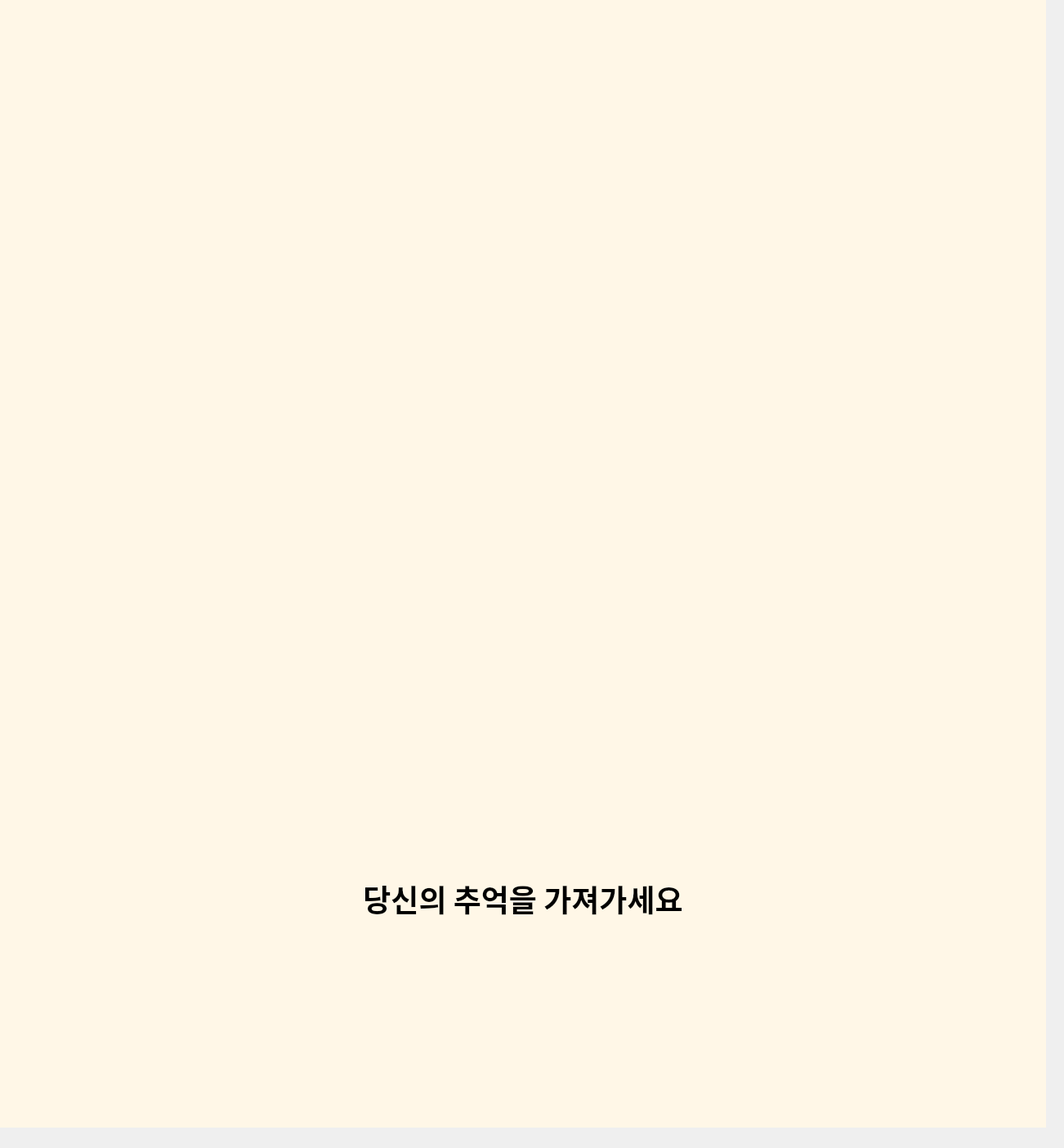
<?xml version="1.0" encoding="UTF-8"?>
<ui version="4.0">
 <class>MainWindow</class>
 <widget class="QMainWindow" name="MainWindow">
  <property name="geometry">
   <rect>
    <x>0</x>
    <y>0</y>
    <width>1302</width>
    <height>1405</height>
   </rect>
  </property>
  <property name="windowTitle">
   <string>MainWindow</string>
  </property>
  <widget class="QWidget" name="centralwidget">
   <widget class="QStackedWidget" name="stack">
    <property name="geometry">
     <rect>
      <x>0</x>
      <y>660</y>
      <width>1280</width>
      <height>720</height>
     </rect>
    </property>
    <property name="sizePolicy">
     <sizepolicy hsizetype="Fixed" vsizetype="Fixed">
      <horstretch>0</horstretch>
      <verstretch>0</verstretch>
     </sizepolicy>
    </property>
    <property name="styleSheet">
     <string notr="true">background-color : #FFF7E7</string>
    </property>
    <property name="currentIndex">
     <number>6</number>
    </property>
    <widget class="QWidget" name="InitPage">
     <widget class="QLabel" name="label">
      <property name="geometry">
       <rect>
        <x>4</x>
        <y>330</y>
        <width>1271</width>
        <height>60</height>
       </rect>
      </property>
      <property name="font">
       <font>
        <family>Leferi Base Type</family>
        <bold>true</bold>
       </font>
      </property>
      <property name="layoutDirection">
       <enum>Qt::LeftToRight</enum>
      </property>
      <property name="styleSheet">
       <string notr="true">color : #000000</string>
      </property>
      <property name="text">
       <string>&lt;html&gt;&lt;head/&gt;&lt;body&gt;&lt;p align=&quot;center&quot;&gt;&lt;span style=&quot; font-size:16pt; font-weight:600;&quot;&gt;터치하여 PhoRest를 시작해 보세요&lt;/span&gt;&lt;/p&gt;&lt;/body&gt;&lt;/html&gt;</string>
      </property>
      <property name="alignment">
       <set>Qt::AlignCenter</set>
      </property>
     </widget>
    </widget>
    <widget class="QWidget" name="ChoosePeoplePage">
     <widget class="QLabel" name="label_3">
      <property name="geometry">
       <rect>
        <x>220</x>
        <y>20</y>
        <width>840</width>
        <height>100</height>
       </rect>
      </property>
      <property name="font">
       <font>
        <family>Leferi Point Type Special</family>
        <bold>false</bold>
       </font>
      </property>
      <property name="text">
       <string>&lt;html&gt;&lt;head/&gt;&lt;body&gt;&lt;p align=&quot;center&quot;&gt;&lt;span style=&quot; font-size:26pt; font-weight:400;&quot;&gt;촬영할 인원수를 선택해주세요&lt;/span&gt;&lt;/p&gt;&lt;/body&gt;&lt;/html&gt;</string>
      </property>
     </widget>
     <widget class="QPushButton" name="NextBtn">
      <property name="geometry">
       <rect>
        <x>1070</x>
        <y>40</y>
        <width>160</width>
        <height>100</height>
       </rect>
      </property>
      <property name="font">
       <font>
        <family>Leferi Point Type Special</family>
        <pointsize>20</pointsize>
        <bold>false</bold>
       </font>
      </property>
      <property name="styleSheet">
       <string notr="true">QPushButton{
	color: black;
    background-color: #F8F8F8		;
    padding: 12px;
    border-bottom: 4px solid #c8c8c8;
	border-radius: 20%;
}</string>
      </property>
      <property name="text">
       <string>다음</string>
      </property>
     </widget>
     <widget class="QWidget" name="gridLayoutWidget">
      <property name="geometry">
       <rect>
        <x>10</x>
        <y>170</y>
        <width>1261</width>
        <height>521</height>
       </rect>
      </property>
      <layout class="QGridLayout" name="gridLayout">
       <property name="leftMargin">
        <number>50</number>
       </property>
       <property name="topMargin">
        <number>20</number>
       </property>
       <property name="rightMargin">
        <number>50</number>
       </property>
       <property name="bottomMargin">
        <number>20</number>
       </property>
       <property name="horizontalSpacing">
        <number>100</number>
       </property>
       <property name="verticalSpacing">
        <number>50</number>
       </property>
       <item row="0" column="2">
        <widget class="QPushButton" name="Btn3">
         <property name="sizePolicy">
          <sizepolicy hsizetype="Preferred" vsizetype="Preferred">
           <horstretch>0</horstretch>
           <verstretch>0</verstretch>
          </sizepolicy>
         </property>
         <property name="font">
          <font>
           <family>Leferi Base Type Bold</family>
           <pointsize>36</pointsize>
           <bold>true</bold>
          </font>
         </property>
         <property name="styleSheet">
          <string notr="true">QPushButton{
	color: black;
    background-color: #F8F8F8		;
    padding: 12px;
    border-bottom: 4px solid #c8c8c8;
	border-radius: 50%;
}</string>
         </property>
         <property name="text">
          <string>3명</string>
         </property>
        </widget>
       </item>
       <item row="0" column="0">
        <widget class="QPushButton" name="Btn1">
         <property name="enabled">
          <bool>true</bool>
         </property>
         <property name="sizePolicy">
          <sizepolicy hsizetype="Preferred" vsizetype="Preferred">
           <horstretch>0</horstretch>
           <verstretch>0</verstretch>
          </sizepolicy>
         </property>
         <property name="font">
          <font>
           <family>Leferi Base Type Bold</family>
           <pointsize>36</pointsize>
           <bold>true</bold>
          </font>
         </property>
         <property name="contextMenuPolicy">
          <enum>Qt::DefaultContextMenu</enum>
         </property>
         <property name="styleSheet">
          <string notr="true">QPushButton{
	color: black;
    background-color: #F8F8F8		;
    padding: 12px;
    border-bottom: 4px solid #c8c8c8;
	border-radius: 50%;
}</string>
         </property>
         <property name="text">
          <string>1명</string>
         </property>
        </widget>
       </item>
       <item row="0" column="1">
        <widget class="QPushButton" name="Btn2">
         <property name="sizePolicy">
          <sizepolicy hsizetype="Preferred" vsizetype="Preferred">
           <horstretch>0</horstretch>
           <verstretch>0</verstretch>
          </sizepolicy>
         </property>
         <property name="font">
          <font>
           <family>Leferi Base Type Bold</family>
           <pointsize>36</pointsize>
           <bold>true</bold>
          </font>
         </property>
         <property name="styleSheet">
          <string notr="true">QPushButton{
	color: black;
    background-color: #F8F8F8		;
    padding: 12px;
    border-bottom: 4px solid #c8c8c8;
	border-radius: 50%;
}</string>
         </property>
         <property name="text">
          <string>2명</string>
         </property>
        </widget>
       </item>
       <item row="1" column="2">
        <widget class="QPushButton" name="Btn6">
         <property name="sizePolicy">
          <sizepolicy hsizetype="Preferred" vsizetype="Preferred">
           <horstretch>0</horstretch>
           <verstretch>0</verstretch>
          </sizepolicy>
         </property>
         <property name="font">
          <font>
           <family>Leferi Base Type Bold</family>
           <pointsize>36</pointsize>
           <bold>true</bold>
          </font>
         </property>
         <property name="styleSheet">
          <string notr="true">QPushButton{
	color: black;
    background-color: #F8F8F8		;
    padding: 12px;
    border-bottom: 4px solid #c8c8c8;
	border-radius: 50%;
}</string>
         </property>
         <property name="text">
          <string>6명</string>
         </property>
        </widget>
       </item>
       <item row="1" column="1">
        <widget class="QPushButton" name="Btn5">
         <property name="sizePolicy">
          <sizepolicy hsizetype="Preferred" vsizetype="Preferred">
           <horstretch>0</horstretch>
           <verstretch>0</verstretch>
          </sizepolicy>
         </property>
         <property name="font">
          <font>
           <family>Leferi Base Type Bold</family>
           <pointsize>36</pointsize>
           <bold>true</bold>
          </font>
         </property>
         <property name="styleSheet">
          <string notr="true">QPushButton{
	color: black;
    background-color: #F8F8F8		;
    padding: 12px;
    border-bottom: 4px solid #c8c8c8;
	border-radius: 50%;
}</string>
         </property>
         <property name="text">
          <string>5명</string>
         </property>
        </widget>
       </item>
       <item row="1" column="0">
        <widget class="QPushButton" name="Btn4">
         <property name="sizePolicy">
          <sizepolicy hsizetype="Preferred" vsizetype="Preferred">
           <horstretch>0</horstretch>
           <verstretch>0</verstretch>
          </sizepolicy>
         </property>
         <property name="font">
          <font>
           <family>Leferi Base Type Bold</family>
           <pointsize>36</pointsize>
           <bold>true</bold>
          </font>
         </property>
         <property name="styleSheet">
          <string notr="true">QPushButton{
	color: black;
    background-color: #F8F8F8		;
    padding: 12px;
    border-bottom: 4px solid #c8c8c8;
	border-radius: 50%;
}</string>
         </property>
         <property name="text">
          <string>4명</string>
         </property>
        </widget>
       </item>
      </layout>
     </widget>
     <widget class="QLabel" name="label_7">
      <property name="geometry">
       <rect>
        <x>220</x>
        <y>110</y>
        <width>831</width>
        <height>41</height>
       </rect>
      </property>
      <property name="font">
       <font>
        <family>Leferi Point Type Special</family>
        <pointsize>16</pointsize>
        <bold>false</bold>
       </font>
      </property>
      <property name="text">
       <string>&lt;html&gt;&lt;head/&gt;&lt;body&gt;&lt;p align=&quot;center&quot;&gt;&lt;span style=&quot; font-size:14pt;&quot;&gt;버튼을 클릭하면 위쪽 화면에 추천 포즈가 나타납니다&lt;/span&gt;&lt;/p&gt;&lt;/body&gt;&lt;/html&gt;</string>
      </property>
     </widget>
    </widget>
    <widget class="QWidget" name="ShotPage">
     <widget class="QPushButton" name="Btn_Already">
      <property name="geometry">
       <rect>
        <x>410</x>
        <y>260</y>
        <width>460</width>
        <height>200</height>
       </rect>
      </property>
      <property name="font">
       <font>
        <family>Leferi Base Type Bold</family>
        <pointsize>24</pointsize>
        <bold>true</bold>
       </font>
      </property>
      <property name="autoFillBackground">
       <bool>false</bool>
      </property>
      <property name="styleSheet">
       <string notr="true">QPushButton{
	color: black;
    background-color: #F8F8F8		;
    padding: 12px;
    border-radius: 4px;
    border-bottom: 4px solid #c8c8c8;
	border-radius: 20px;
}</string>
      </property>
      <property name="text">
       <string>촬영 시작</string>
      </property>
      <property name="autoDefault">
       <bool>false</bool>
      </property>
      <property name="default">
       <bool>false</bool>
      </property>
      <property name="flat">
       <bool>false</bool>
      </property>
     </widget>
     <widget class="QPushButton" name="Btn_Back_2">
      <property name="geometry">
       <rect>
        <x>40</x>
        <y>40</y>
        <width>160</width>
        <height>100</height>
       </rect>
      </property>
      <property name="font">
       <font>
        <family>Leferi Base Type Bold</family>
        <pointsize>14</pointsize>
        <bold>true</bold>
       </font>
      </property>
      <property name="styleSheet">
       <string notr="true">QPushButton{
	color: black;
    background-color: #F8F8F8		;
    padding: 12px;
    border-radius: 4px;
    border-bottom: 4px solid #c8c8c8;
	border-radius: 20px;
}</string>
      </property>
      <property name="text">
       <string>뒤로</string>
      </property>
     </widget>
     <widget class="QLabel" name="label_9">
      <property name="geometry">
       <rect>
        <x>0</x>
        <y>50</y>
        <width>1280</width>
        <height>50</height>
       </rect>
      </property>
      <property name="font">
       <font>
        <family>Leferi Point Type Special</family>
        <pointsize>16</pointsize>
        <bold>false</bold>
       </font>
      </property>
      <property name="text">
       <string>&lt;html&gt;&lt;head/&gt;&lt;body&gt;&lt;p align=&quot;center&quot;&gt;촬영 시작을 눌러 촬영을 시작하세요! &lt;/p&gt;&lt;/body&gt;&lt;/html&gt;</string>
      </property>
     </widget>
     <widget class="QLabel" name="label_12">
      <property name="geometry">
       <rect>
        <x>0</x>
        <y>100</y>
        <width>1280</width>
        <height>50</height>
       </rect>
      </property>
      <property name="font">
       <font>
        <family>Leferi Point Type Special</family>
        <pointsize>16</pointsize>
        <bold>false</bold>
       </font>
      </property>
      <property name="text">
       <string>&lt;html&gt;&lt;head/&gt;&lt;body&gt;&lt;p align=&quot;center&quot;&gt;카운트 다운 6초부터 동영상 촬영을 시작합니다.&lt;/p&gt;&lt;/body&gt;&lt;/html&gt;</string>
      </property>
     </widget>
     <zorder>label_12</zorder>
     <zorder>label_9</zorder>
     <zorder>Btn_Already</zorder>
     <zorder>Btn_Back_2</zorder>
    </widget>
    <widget class="QWidget" name="PhotoPage">
     <widget class="QWidget" name="gridLayoutWidget_3">
      <property name="geometry">
       <rect>
        <x>40</x>
        <y>160</y>
        <width>1201</width>
        <height>541</height>
       </rect>
      </property>
      <layout class="QGridLayout" name="gridLayout_3">
       <property name="leftMargin">
        <number>135</number>
       </property>
       <property name="topMargin">
        <number>10</number>
       </property>
       <property name="rightMargin">
        <number>135</number>
       </property>
       <property name="bottomMargin">
        <number>10</number>
       </property>
       <property name="horizontalSpacing">
        <number>260</number>
       </property>
       <property name="verticalSpacing">
        <number>15</number>
       </property>
       <item row="1" column="0">
        <widget class="QLabel" name="Photo3">
         <property name="font">
          <font>
           <family>Leferi Base Type Bold</family>
           <pointsize>72</pointsize>
           <bold>true</bold>
          </font>
         </property>
         <property name="styleSheet">
          <string notr="true">QLabel{
	border : 3px double #000000;
}</string>
         </property>
         <property name="text">
          <string>3</string>
         </property>
         <property name="alignment">
          <set>Qt::AlignCenter</set>
         </property>
        </widget>
       </item>
       <item row="0" column="0">
        <widget class="QLabel" name="Photo1">
         <property name="font">
          <font>
           <family>Leferi Base Type Bold</family>
           <pointsize>72</pointsize>
           <bold>true</bold>
          </font>
         </property>
         <property name="styleSheet">
          <string notr="true">QLabel{
	border : 3px double #000000;
}</string>
         </property>
         <property name="text">
          <string>1</string>
         </property>
         <property name="alignment">
          <set>Qt::AlignCenter</set>
         </property>
        </widget>
       </item>
       <item row="0" column="1">
        <widget class="QLabel" name="Photo2">
         <property name="font">
          <font>
           <family>Leferi Base Type Bold</family>
           <pointsize>72</pointsize>
           <bold>true</bold>
          </font>
         </property>
         <property name="styleSheet">
          <string notr="true">QLabel{
	border : 3px double #000000;
}</string>
         </property>
         <property name="text">
          <string>2</string>
         </property>
         <property name="alignment">
          <set>Qt::AlignCenter</set>
         </property>
        </widget>
       </item>
       <item row="1" column="1">
        <widget class="QLabel" name="Photo4">
         <property name="font">
          <font>
           <family>Leferi Base Type Bold</family>
           <pointsize>72</pointsize>
           <bold>true</bold>
          </font>
         </property>
         <property name="styleSheet">
          <string notr="true">QLabel{
	border : 3px double #000000;
}</string>
         </property>
         <property name="text">
          <string>4</string>
         </property>
         <property name="alignment">
          <set>Qt::AlignCenter</set>
         </property>
        </widget>
       </item>
      </layout>
     </widget>
     <widget class="QPushButton" name="NextBtn_3">
      <property name="geometry">
       <rect>
        <x>1070</x>
        <y>40</y>
        <width>160</width>
        <height>100</height>
       </rect>
      </property>
      <property name="font">
       <font>
        <family>Leferi Base Type Bold</family>
        <pointsize>20</pointsize>
        <bold>true</bold>
       </font>
      </property>
      <property name="styleSheet">
       <string notr="true">QPushButton{
	color: black;
    background-color: #F8F8F8		;
    padding: 12px;
    border-radius: 4px;
    border-bottom: 4px solid #c8c8c8;
	border-radius: 20px;
}</string>
      </property>
      <property name="text">
       <string>&gt;</string>
      </property>
     </widget>
     <widget class="QLabel" name="label_2">
      <property name="geometry">
       <rect>
        <x>40</x>
        <y>160</y>
        <width>1200</width>
        <height>540</height>
       </rect>
      </property>
      <property name="styleSheet">
       <string notr="true">QLabel{
	border : 3px solid black;
}</string>
      </property>
      <property name="text">
       <string/>
      </property>
     </widget>
     <widget class="QLabel" name="PhotoPage_Label">
      <property name="geometry">
       <rect>
        <x>0</x>
        <y>40</y>
        <width>1280</width>
        <height>91</height>
       </rect>
      </property>
      <property name="font">
       <font>
        <family>Leferi Point Type Special</family>
        <pointsize>16</pointsize>
        <bold>false</bold>
       </font>
      </property>
      <property name="text">
       <string>&lt;html&gt;&lt;head/&gt;&lt;body&gt;&lt;p align=&quot;center&quot;&gt;&lt;span style=&quot; font-size:22pt;&quot;&gt;각 사진을 클릭하여 사진을 확대해 보세요!&lt;/span&gt;&lt;/p&gt;&lt;/body&gt;&lt;/html&gt;</string>
      </property>
     </widget>
     <zorder>PhotoPage_Label</zorder>
     <zorder>label_2</zorder>
     <zorder>gridLayoutWidget_3</zorder>
     <zorder>NextBtn_3</zorder>
    </widget>
    <widget class="QWidget" name="ChooseFramePage">
     <widget class="QLabel" name="label_5">
      <property name="geometry">
       <rect>
        <x>220</x>
        <y>40</y>
        <width>840</width>
        <height>100</height>
       </rect>
      </property>
      <property name="font">
       <font>
        <family>Leferi Point Type Special</family>
        <bold>false</bold>
       </font>
      </property>
      <property name="text">
       <string>&lt;html&gt;&lt;head/&gt;&lt;body&gt;&lt;p align=&quot;center&quot;&gt;&lt;span style=&quot; font-size:26pt;&quot;&gt;사용할 프레임을 선택해주세요&lt;/span&gt;&lt;/p&gt;&lt;/body&gt;&lt;/html&gt;</string>
      </property>
     </widget>
     <widget class="QPushButton" name="PrintBtn">
      <property name="geometry">
       <rect>
        <x>1070</x>
        <y>40</y>
        <width>160</width>
        <height>100</height>
       </rect>
      </property>
      <property name="font">
       <font>
        <family>Leferi Base Type Bold</family>
        <pointsize>20</pointsize>
        <bold>true</bold>
       </font>
      </property>
      <property name="styleSheet">
       <string notr="true">QPushButton{
	color: black;
    background-color: #F8F8F8		;
    padding: 12px;
    border-radius: 4px;
    border-bottom: 4px solid #c8c8c8;
	border-radius: 20px;
}</string>
      </property>
      <property name="text">
       <string>다음</string>
      </property>
     </widget>
     <widget class="QPushButton" name="ApplyBtn">
      <property name="geometry">
       <rect>
        <x>1060</x>
        <y>570</y>
        <width>91</width>
        <height>81</height>
       </rect>
      </property>
      <property name="font">
       <font>
        <family>Leferi Base Type Bold</family>
        <pointsize>12</pointsize>
        <bold>true</bold>
       </font>
      </property>
      <property name="styleSheet">
       <string notr="true">QPushButton{
	color: black;
    background-color: #F8F8F8		;
    padding: 12px;
    border-radius: 4px;
    border-bottom: 4px solid #c8c8c8;
	border-radius: 20px;
}</string>
      </property>
      <property name="text">
       <string>적용</string>
      </property>
     </widget>
     <widget class="QLineEdit" name="Frame_Id">
      <property name="geometry">
       <rect>
        <x>810</x>
        <y>570</y>
        <width>231</width>
        <height>80</height>
       </rect>
      </property>
      <property name="font">
       <font>
        <family>Leferi Base Type</family>
        <pointsize>20</pointsize>
        <bold>true</bold>
       </font>
      </property>
      <property name="styleSheet">
       <string notr="true"/>
      </property>
      <property name="text">
       <string/>
      </property>
      <property name="alignment">
       <set>Qt::AlignCenter</set>
      </property>
     </widget>
     <widget class="QPushButton" name="Basic_Frame_1">
      <property name="geometry">
       <rect>
        <x>110</x>
        <y>170</y>
        <width>300</width>
        <height>80</height>
       </rect>
      </property>
      <property name="styleSheet">
       <string notr="true">background-color : #FFFFFF</string>
      </property>
      <property name="text">
       <string/>
      </property>
     </widget>
     <widget class="QPushButton" name="Basic_Frame_2">
      <property name="geometry">
       <rect>
        <x>110</x>
        <y>310</y>
        <width>300</width>
        <height>80</height>
       </rect>
      </property>
      <property name="styleSheet">
       <string notr="true">background-color : #DEFF99</string>
      </property>
      <property name="text">
       <string/>
      </property>
     </widget>
     <widget class="QPushButton" name="Basic_Frame_3">
      <property name="geometry">
       <rect>
        <x>110</x>
        <y>450</y>
        <width>300</width>
        <height>80</height>
       </rect>
      </property>
      <property name="styleSheet">
       <string notr="true">background-color : #BDD0FF	</string>
      </property>
      <property name="text">
       <string/>
      </property>
     </widget>
     <widget class="QPushButton" name="Basic_Frame_4">
      <property name="geometry">
       <rect>
        <x>110</x>
        <y>580</y>
        <width>300</width>
        <height>80</height>
       </rect>
      </property>
      <property name="styleSheet">
       <string notr="true">background-color : #000000</string>
      </property>
      <property name="text">
       <string/>
      </property>
     </widget>
     <widget class="QPushButton" name="Basic_Frame_5">
      <property name="geometry">
       <rect>
        <x>470</x>
        <y>170</y>
        <width>300</width>
        <height>80</height>
       </rect>
      </property>
      <property name="styleSheet">
       <string notr="true">border-image:url('./Frame/Frame_5.png')</string>
      </property>
      <property name="text">
       <string/>
      </property>
     </widget>
     <widget class="QPushButton" name="Basic_Frame_6">
      <property name="geometry">
       <rect>
        <x>470</x>
        <y>310</y>
        <width>300</width>
        <height>80</height>
       </rect>
      </property>
      <property name="styleSheet">
       <string notr="true">border-image:url('./Frame/Frame_6.png')</string>
      </property>
      <property name="text">
       <string/>
      </property>
     </widget>
     <widget class="QPushButton" name="Basic_Frame_7">
      <property name="geometry">
       <rect>
        <x>470</x>
        <y>450</y>
        <width>300</width>
        <height>80</height>
       </rect>
      </property>
      <property name="styleSheet">
       <string notr="true">border-image:url('./Frame/Frame_7.png')</string>
      </property>
      <property name="text">
       <string/>
      </property>
     </widget>
     <widget class="QPushButton" name="Basic_Frame_8">
      <property name="geometry">
       <rect>
        <x>470</x>
        <y>580</y>
        <width>300</width>
        <height>80</height>
       </rect>
      </property>
      <property name="styleSheet">
       <string notr="true">border-image:url('./Frame/Frame_8.png')
</string>
      </property>
      <property name="text">
       <string/>
      </property>
     </widget>
     <widget class="QLabel" name="label_6">
      <property name="geometry">
       <rect>
        <x>799</x>
        <y>160</y>
        <width>451</width>
        <height>61</height>
       </rect>
      </property>
      <property name="font">
       <font>
        <family>Leferi Point Type Special</family>
        <bold>false</bold>
       </font>
      </property>
      <property name="text">
       <string>&lt;html&gt;&lt;head/&gt;&lt;body&gt;&lt;p align=&quot;center&quot;&gt;&lt;span style=&quot; font-size:12pt;&quot;&gt;더 많은 프레임 적용하기&lt;/span&gt;&lt;/p&gt;&lt;/body&gt;&lt;/html&gt;</string>
      </property>
     </widget>
     <widget class="QLabel" name="label_4">
      <property name="geometry">
       <rect>
        <x>910</x>
        <y>240</y>
        <width>250</width>
        <height>250</height>
       </rect>
      </property>
      <property name="styleSheet">
       <string notr="true">border-image:url('./frameQR.JPG')</string>
      </property>
      <property name="text">
       <string/>
      </property>
     </widget>
     <widget class="QLabel" name="label_8">
      <property name="geometry">
       <rect>
        <x>809</x>
        <y>500</y>
        <width>441</width>
        <height>61</height>
       </rect>
      </property>
      <property name="font">
       <font>
        <family>Leferi Point Type Special</family>
        <bold>false</bold>
       </font>
      </property>
      <property name="text">
       <string>&lt;html&gt;&lt;head/&gt;&lt;body&gt;&lt;p align=&quot;center&quot;&gt;&lt;span style=&quot; font-size:8pt;&quot;&gt;프레임 번호를 입력 후 적용 버튼을 눌러주세요&lt;/span&gt;&lt;/p&gt;&lt;/body&gt;&lt;/html&gt;</string>
      </property>
     </widget>
     <widget class="QPushButton" name="EraseBtn">
      <property name="geometry">
       <rect>
        <x>1170</x>
        <y>570</y>
        <width>91</width>
        <height>81</height>
       </rect>
      </property>
      <property name="font">
       <font>
        <family>Leferi Base Type Bold</family>
        <pointsize>12</pointsize>
        <bold>true</bold>
       </font>
      </property>
      <property name="styleSheet">
       <string notr="true">QPushButton{
	color: black;
    background-color: #F8F8F8		;
    padding: 12px;
    border-radius: 4px;
    border-bottom: 4px solid #c8c8c8;
	border-radius: 20px;
}</string>
      </property>
      <property name="text">
       <string>지우기</string>
      </property>
     </widget>
     <widget class="QLabel" name="Warning_label">
      <property name="geometry">
       <rect>
        <x>770</x>
        <y>660</y>
        <width>311</width>
        <height>41</height>
       </rect>
      </property>
      <property name="font">
       <font>
        <family>Leferi Point Type Special</family>
        <bold>false</bold>
       </font>
      </property>
      <property name="text">
       <string>&lt;html&gt;&lt;head/&gt;&lt;body&gt;&lt;p align=&quot;center&quot;&gt;&lt;span style=&quot; font-size:8pt;&quot;&gt;프레임 번호를 정확히 입력해주세요&lt;/span&gt;&lt;/p&gt;&lt;/body&gt;&lt;/html&gt;</string>
      </property>
     </widget>
    </widget>
    <widget class="QWidget" name="PrintingPage">
     <widget class="QLabel" name="label_10">
      <property name="geometry">
       <rect>
        <x>250</x>
        <y>270</y>
        <width>691</width>
        <height>161</height>
       </rect>
      </property>
      <property name="text">
       <string>&lt;html&gt;&lt;head/&gt;&lt;body&gt;&lt;p align=&quot;center&quot;&gt;이 화면 건너 뛰네;;&lt;/p&gt;&lt;/body&gt;&lt;/html&gt;</string>
      </property>
     </widget>
    </widget>
    <widget class="QWidget" name="DonePrinting">
     <widget class="QLabel" name="label_11">
      <property name="geometry">
       <rect>
        <x>0</x>
        <y>350</y>
        <width>1280</width>
        <height>180</height>
       </rect>
      </property>
      <property name="font">
       <font>
        <family>Leferi Base Type Bold</family>
        <bold>true</bold>
       </font>
      </property>
      <property name="text">
       <string>&lt;html&gt;&lt;head/&gt;&lt;body&gt;&lt;p align=&quot;center&quot;&gt;&lt;span style=&quot; font-size:28pt;&quot;&gt;당신의 추억을 가져가세요&lt;/span&gt;&lt;/p&gt;&lt;/body&gt;&lt;/html&gt;</string>
      </property>
     </widget>
     <widget class="QLabel" name="LogoImg_2">
      <property name="geometry">
       <rect>
        <x>540</x>
        <y>160</y>
        <width>200</width>
        <height>200</height>
       </rect>
      </property>
      <property name="styleSheet">
       <string notr="true">border-image:url('./logo.png')</string>
      </property>
      <property name="text">
       <string/>
      </property>
      <property name="alignment">
       <set>Qt::AlignCenter</set>
      </property>
     </widget>
    </widget>
   </widget>
   <widget class="QStackedWidget" name="TopStack">
    <property name="geometry">
     <rect>
      <x>0</x>
      <y>0</y>
      <width>1280</width>
      <height>660</height>
     </rect>
    </property>
    <property name="sizePolicy">
     <sizepolicy hsizetype="Fixed" vsizetype="Fixed">
      <horstretch>0</horstretch>
      <verstretch>0</verstretch>
     </sizepolicy>
    </property>
    <property name="styleSheet">
     <string notr="true">background-color : #FFF7E7</string>
    </property>
    <property name="currentIndex">
     <number>0</number>
    </property>
    <widget class="QWidget" name="LogoPage">
     <widget class="QLabel" name="LogoImg">
      <property name="geometry">
       <rect>
        <x>540</x>
        <y>230</y>
        <width>200</width>
        <height>200</height>
       </rect>
      </property>
      <property name="styleSheet">
       <string notr="true">border-image:url('./logo.png')</string>
      </property>
      <property name="text">
       <string/>
      </property>
      <property name="alignment">
       <set>Qt::AlignCenter</set>
      </property>
     </widget>
    </widget>
    <widget class="QWidget" name="RecommandPosePage">
     <widget class="QPushButton" name="LeftBtn">
      <property name="geometry">
       <rect>
        <x>60</x>
        <y>265</y>
        <width>130</width>
        <height>130</height>
       </rect>
      </property>
      <property name="font">
       <font>
        <family>Leferi Base Type Bold</family>
        <pointsize>20</pointsize>
        <bold>true</bold>
       </font>
      </property>
      <property name="styleSheet">
       <string notr="true">QPushButton{
	color: black;
    background-color: #F8F8F8		;
    padding: 12px;
    border-bottom: 4px solid #c8c8c8;
	border-radius: 20%;
}</string>
      </property>
      <property name="text">
       <string>&lt;</string>
      </property>
     </widget>
     <widget class="QPushButton" name="RightBtn">
      <property name="geometry">
       <rect>
        <x>1090</x>
        <y>265</y>
        <width>130</width>
        <height>130</height>
       </rect>
      </property>
      <property name="font">
       <font>
        <family>Leferi Base Type Bold</family>
        <pointsize>20</pointsize>
        <bold>true</bold>
       </font>
      </property>
      <property name="styleSheet">
       <string notr="true">QPushButton{
	color: black;
    background-color: #F8F8F8		;
    padding: 12px;
    border-bottom: 4px solid #c8c8c8;
	border-radius: 20%;
}</string>
      </property>
      <property name="text">
       <string>&gt;</string>
      </property>
     </widget>
     <widget class="QLabel" name="Pose_img">
      <property name="geometry">
       <rect>
        <x>240</x>
        <y>30</y>
        <width>800</width>
        <height>600</height>
       </rect>
      </property>
      <property name="text">
       <string>포즈 이미지</string>
      </property>
      <property name="alignment">
       <set>Qt::AlignCenter</set>
      </property>
     </widget>
    </widget>
    <widget class="QWidget" name="ShotPage_Top">
     <widget class="QLabel" name="Label_Camera">
      <property name="geometry">
       <rect>
        <x>240</x>
        <y>30</y>
        <width>800</width>
        <height>600</height>
       </rect>
      </property>
      <property name="styleSheet">
       <string notr="true">QLabel{
	border : 3px solid black;
}</string>
      </property>
      <property name="text">
       <string>카메라 화면 띄워줄 공간</string>
      </property>
      <property name="alignment">
       <set>Qt::AlignCenter</set>
      </property>
     </widget>
     <widget class="QLabel" name="Label_Timer">
      <property name="geometry">
       <rect>
        <x>30</x>
        <y>40</y>
        <width>161</width>
        <height>201</height>
       </rect>
      </property>
      <property name="font">
       <font>
        <family>Leferi Base Type Bold</family>
        <pointsize>36</pointsize>
        <bold>true</bold>
       </font>
      </property>
      <property name="text">
       <string>&lt;html&gt;&lt;head/&gt;&lt;body&gt;&lt;p align=&quot;center&quot;&gt;&lt;span style=&quot; font-size:48pt; font-weight:600;&quot;&gt;15&lt;/span&gt;&lt;/p&gt;&lt;/body&gt;&lt;/html&gt;</string>
      </property>
      <property name="alignment">
       <set>Qt::AlignCenter</set>
      </property>
     </widget>
    </widget>
    <widget class="QWidget" name="CheckPhoto">
     <widget class="QLabel" name="Top_Big_Photo">
      <property name="geometry">
       <rect>
        <x>240</x>
        <y>30</y>
        <width>800</width>
        <height>600</height>
       </rect>
      </property>
      <property name="styleSheet">
       <string notr="true">QLabel{
	border : 3px solid black;
}</string>
      </property>
      <property name="text">
       <string>이미지 크게 보여줄 공간</string>
      </property>
      <property name="alignment">
       <set>Qt::AlignCenter</set>
      </property>
     </widget>
    </widget>
    <widget class="QWidget" name="SuccessPage">
     <widget class="QLabel" name="PhotoPlusFrame">
      <property name="geometry">
       <rect>
        <x>200</x>
        <y>30</y>
        <width>900</width>
        <height>600</height>
       </rect>
      </property>
      <property name="contextMenuPolicy">
       <enum>Qt::DefaultContextMenu</enum>
      </property>
      <property name="styleSheet">
       <string notr="true">QLabel{
	border : 3px solid black;
}</string>
      </property>
      <property name="text">
       <string>프레임 적용 이미지를 띄워줄 예정</string>
      </property>
      <property name="alignment">
       <set>Qt::AlignCenter</set>
      </property>
     </widget>
    </widget>
   </widget>
  </widget>
 </widget>
 <resources/>
 <connections>
  <connection>
   <sender>NextBtn</sender>
   <signal>clicked()</signal>
   <receiver>MainWindow</receiver>
   <slot>NextBottomButton_to_2()</slot>
   <hints>
    <hint type="sourcelabel">
     <x>1140</x>
     <y>700</y>
    </hint>
    <hint type="destinationlabel">
     <x>841</x>
     <y>120</y>
    </hint>
   </hints>
  </connection>
  <connection>
   <sender>Btn1</sender>
   <signal>clicked()</signal>
   <receiver>MainWindow</receiver>
   <slot>Press_Btn1()</slot>
   <hints>
    <hint type="sourcelabel">
     <x>211</x>
     <y>890</y>
    </hint>
    <hint type="destinationlabel">
     <x>860</x>
     <y>222</y>
    </hint>
   </hints>
  </connection>
  <connection>
   <sender>Btn2</sender>
   <signal>clicked()</signal>
   <receiver>MainWindow</receiver>
   <slot>Press_Btn2()</slot>
   <hints>
    <hint type="sourcelabel">
     <x>590</x>
     <y>890</y>
    </hint>
    <hint type="destinationlabel">
     <x>834</x>
     <y>234</y>
    </hint>
   </hints>
  </connection>
  <connection>
   <sender>Btn3</sender>
   <signal>clicked()</signal>
   <receiver>MainWindow</receiver>
   <slot>Press_Btn3()</slot>
   <hints>
    <hint type="sourcelabel">
     <x>905</x>
     <y>890</y>
    </hint>
    <hint type="destinationlabel">
     <x>861</x>
     <y>255</y>
    </hint>
   </hints>
  </connection>
  <connection>
   <sender>Btn4</sender>
   <signal>clicked()</signal>
   <receiver>MainWindow</receiver>
   <slot>Press_Btn4()</slot>
   <hints>
    <hint type="sourcelabel">
     <x>379</x>
     <y>1186</y>
    </hint>
    <hint type="destinationlabel">
     <x>892</x>
     <y>278</y>
    </hint>
   </hints>
  </connection>
  <connection>
   <sender>Btn5</sender>
   <signal>clicked()</signal>
   <receiver>MainWindow</receiver>
   <slot>Press_Btn5()</slot>
   <hints>
    <hint type="sourcelabel">
     <x>682</x>
     <y>1330</y>
    </hint>
    <hint type="destinationlabel">
     <x>871</x>
     <y>314</y>
    </hint>
   </hints>
  </connection>
  <connection>
   <sender>Btn6</sender>
   <signal>clicked()</signal>
   <receiver>MainWindow</receiver>
   <slot>Press_Btn6()</slot>
   <hints>
    <hint type="sourcelabel">
     <x>1220</x>
     <y>1330</y>
    </hint>
    <hint type="destinationlabel">
     <x>877</x>
     <y>353</y>
    </hint>
   </hints>
  </connection>
  <connection>
   <sender>Btn_Already</sender>
   <signal>clicked()</signal>
   <receiver>MainWindow</receiver>
   <slot>Press_PreparedBtn()</slot>
   <hints>
    <hint type="sourcelabel">
     <x>474</x>
     <y>890</y>
    </hint>
    <hint type="destinationlabel">
     <x>841</x>
     <y>266</y>
    </hint>
   </hints>
  </connection>
  <connection>
   <sender>Btn_Back_2</sender>
   <signal>clicked()</signal>
   <receiver>MainWindow</receiver>
   <slot>Press_Back()</slot>
   <hints>
    <hint type="sourcelabel">
     <x>89</x>
     <y>700</y>
    </hint>
    <hint type="destinationlabel">
     <x>841</x>
     <y>551</y>
    </hint>
   </hints>
  </connection>
  <connection>
   <sender>NextBtn_3</sender>
   <signal>clicked()</signal>
   <receiver>MainWindow</receiver>
   <slot>NextBottomButton_to_4()</slot>
   <hints>
    <hint type="sourcelabel">
     <x>1160</x>
     <y>1260</y>
    </hint>
    <hint type="destinationlabel">
     <x>838</x>
     <y>896</y>
    </hint>
   </hints>
  </connection>
  <connection>
   <sender>PrintBtn</sender>
   <signal>clicked()</signal>
   <receiver>MainWindow</receiver>
   <slot>Press_Printing()</slot>
   <hints>
    <hint type="sourcelabel">
     <x>1070</x>
     <y>1270</y>
    </hint>
    <hint type="destinationlabel">
     <x>841</x>
     <y>865</y>
    </hint>
   </hints>
  </connection>
  <connection>
   <sender>ApplyBtn</sender>
   <signal>clicked()</signal>
   <receiver>MainWindow</receiver>
   <slot>Press_Applying()</slot>
   <hints>
    <hint type="sourcelabel">
     <x>1120</x>
     <y>1230</y>
    </hint>
    <hint type="destinationlabel">
     <x>851</x>
     <y>591</y>
    </hint>
   </hints>
  </connection>
  <connection>
   <sender>Basic_Frame_1</sender>
   <signal>clicked()</signal>
   <receiver>MainWindow</receiver>
   <slot>Press_BasicFrame1()</slot>
   <hints>
    <hint type="sourcelabel">
     <x>295</x>
     <y>985</y>
    </hint>
    <hint type="destinationlabel">
     <x>518</x>
     <y>1388</y>
    </hint>
   </hints>
  </connection>
  <connection>
   <sender>Basic_Frame_2</sender>
   <signal>clicked()</signal>
   <receiver>MainWindow</receiver>
   <slot>Press_BasicFrame2()</slot>
   <hints>
    <hint type="sourcelabel">
     <x>237</x>
     <y>1060</y>
    </hint>
    <hint type="destinationlabel">
     <x>263</x>
     <y>1388</y>
    </hint>
   </hints>
  </connection>
  <connection>
   <sender>Basic_Frame_3</sender>
   <signal>clicked()</signal>
   <receiver>MainWindow</receiver>
   <slot>Press_BasicFrame3()</slot>
   <hints>
    <hint type="sourcelabel">
     <x>158</x>
     <y>1178</y>
    </hint>
    <hint type="destinationlabel">
     <x>192</x>
     <y>1385</y>
    </hint>
   </hints>
  </connection>
  <connection>
   <sender>Basic_Frame_4</sender>
   <signal>clicked()</signal>
   <receiver>MainWindow</receiver>
   <slot>Press_BasicFrame4()</slot>
   <hints>
    <hint type="sourcelabel">
     <x>87</x>
     <y>1275</y>
    </hint>
    <hint type="destinationlabel">
     <x>105</x>
     <y>1388</y>
    </hint>
   </hints>
  </connection>
  <connection>
   <sender>Basic_Frame_5</sender>
   <signal>clicked()</signal>
   <receiver>MainWindow</receiver>
   <slot>Press_BasicFrame5()</slot>
   <hints>
    <hint type="sourcelabel">
     <x>689</x>
     <y>977</y>
    </hint>
    <hint type="destinationlabel">
     <x>640</x>
     <y>1388</y>
    </hint>
   </hints>
  </connection>
  <connection>
   <sender>Basic_Frame_6</sender>
   <signal>clicked()</signal>
   <receiver>MainWindow</receiver>
   <slot>Press_BasicFrame6()</slot>
   <hints>
    <hint type="sourcelabel">
     <x>641</x>
     <y>1080</y>
    </hint>
    <hint type="destinationlabel">
     <x>661</x>
     <y>1385</y>
    </hint>
   </hints>
  </connection>
  <connection>
   <sender>Basic_Frame_7</sender>
   <signal>clicked()</signal>
   <receiver>MainWindow</receiver>
   <slot>Press_BasicFrame7()</slot>
   <hints>
    <hint type="sourcelabel">
     <x>563</x>
     <y>1202</y>
    </hint>
    <hint type="destinationlabel">
     <x>555</x>
     <y>1383</y>
    </hint>
   </hints>
  </connection>
  <connection>
   <sender>Basic_Frame_8</sender>
   <signal>clicked()</signal>
   <receiver>MainWindow</receiver>
   <slot>Press_BasicFrame8()</slot>
   <hints>
    <hint type="sourcelabel">
     <x>525</x>
     <y>1294</y>
    </hint>
    <hint type="destinationlabel">
     <x>571</x>
     <y>1382</y>
    </hint>
   </hints>
  </connection>
  <connection>
   <sender>RightBtn</sender>
   <signal>clicked()</signal>
   <receiver>MainWindow</receiver>
   <slot>Press_RightBtn()</slot>
   <hints>
    <hint type="sourcelabel">
     <x>1173</x>
     <y>304</y>
    </hint>
    <hint type="destinationlabel">
     <x>1286</x>
     <y>88</y>
    </hint>
   </hints>
  </connection>
  <connection>
   <sender>LeftBtn</sender>
   <signal>clicked()</signal>
   <receiver>MainWindow</receiver>
   <slot>Press_LeftBtn()</slot>
   <hints>
    <hint type="sourcelabel">
     <x>95</x>
     <y>335</y>
    </hint>
    <hint type="destinationlabel">
     <x>1289</x>
     <y>148</y>
    </hint>
   </hints>
  </connection>
  <connection>
   <sender>EraseBtn</sender>
   <signal>clicked()</signal>
   <receiver>MainWindow</receiver>
   <slot>Erase_LineEdit()</slot>
   <hints>
    <hint type="sourcelabel">
     <x>1228</x>
     <y>1258</y>
    </hint>
    <hint type="destinationlabel">
     <x>1294</x>
     <y>1209</y>
    </hint>
   </hints>
  </connection>
 </connections>
 <slots>
  <slot>RecommandPose()</slot>
  <slot>NextBottomButton_to_2()</slot>
  <slot>Press_Btn1()</slot>
  <slot>Press_Btn2()</slot>
  <slot>Press_Btn3()</slot>
  <slot>Press_Btn4()</slot>
  <slot>Press_Btn5()</slot>
  <slot>Press_Btn6()</slot>
  <slot>Press_Btn7()</slot>
  <slot>Press_Btn8()</slot>
  <slot>Press_ShotBtn()</slot>
  <slot>Press_Back()</slot>
  <slot>Press_PreparedBtn()</slot>
  <slot>NextBottomButton_to_4()</slot>
  <slot>Press_Printing()</slot>
  <slot>Press_Applying()</slot>
  <slot>Press_PrevBtn()</slot>
  <slot>Press_BasicFrame1()</slot>
  <slot>Press_BasicFrame2()</slot>
  <slot>Press_BasicFrame3()</slot>
  <slot>Press_BasicFrame4()</slot>
  <slot>Press_BasicFrame5()</slot>
  <slot>Press_BasicFrame6()</slot>
  <slot>Press_BasicFrame7()</slot>
  <slot>Press_BasicFrame8()</slot>
  <slot>Press_RightBtn()</slot>
  <slot>Press_LeftBtn()</slot>
  <slot>Erase_LineEdit()</slot>
 </slots>
</ui>
